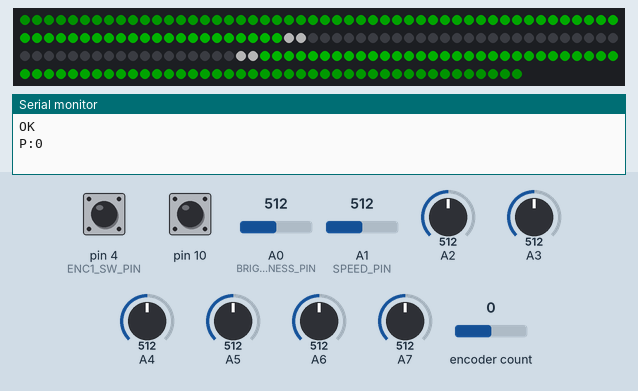
The sketch below on a simulated Arduino Uno, built with avr-gcc and run on an emulated ATmega328P. On the bench: 192 RGB LEDs in strip order, left to right, continuing on the next row, the last lines printed to the serial monitor. The test bench sets the inputs (shaded band); at power-on: encoder count 0, pin 4 (ENC1_SW_PIN) HIGH, A0 (BRIGHTNESS_PIN) = 512, A1 (SPEED_PIN) = 512, pin 10 HIGH, A2 = 512, A3 = 512, A4 = 512, A5 = 512, A6 = 512, A7 = 512. Dim RGB values are drawn brighter than linear; colours are those a GRB WS2812 strip shows for the declared byte order; random numbers use the default seed unless the sketch sets one; EEPROM starts erased.

Above: at 1.2 s.
1.3 s: encoder count set to -1
At 2.7 s:
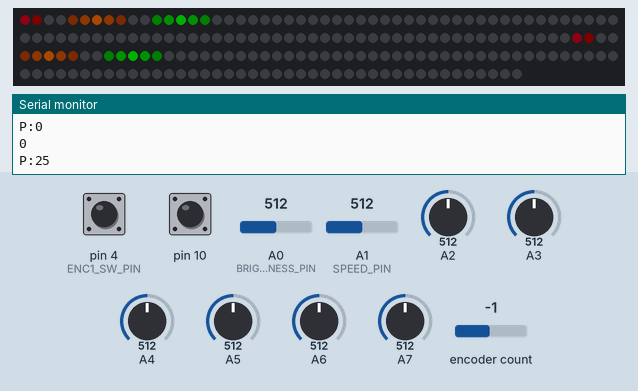
3.0 s: pin 4 (ENC1_SW_PIN) pulled LOW for 3.2 s
At 7.8 s:
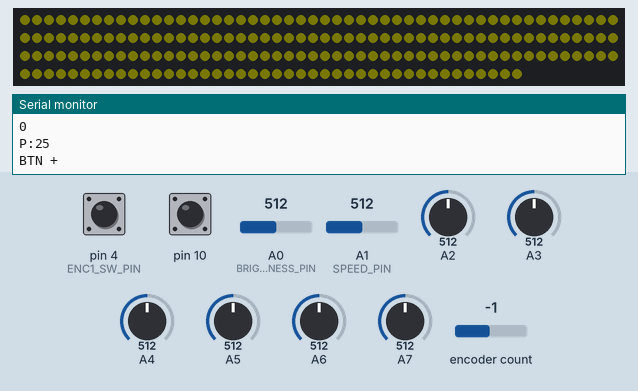
12.2 s: A0 (BRIGHTNESS_PIN) set to 30
At 12.46 s:
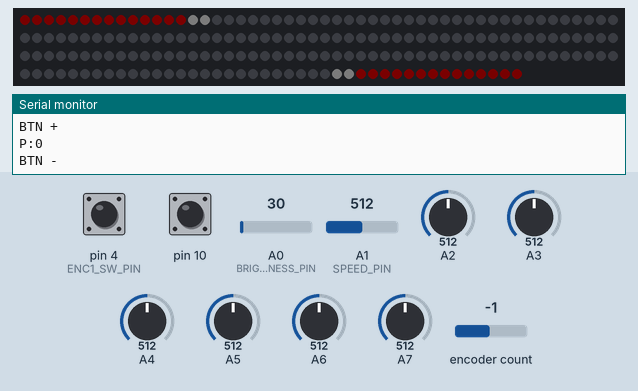
15.8 s: A1 (SPEED_PIN) set to 30
At 16.01 s:
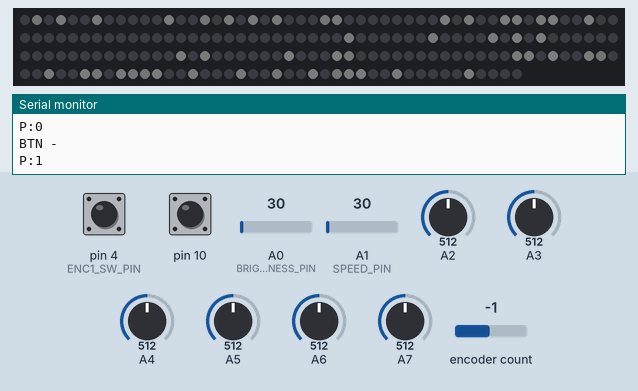
26.0 s: A0 (BRIGHTNESS_PIN) set to 306
At 26.42 s:
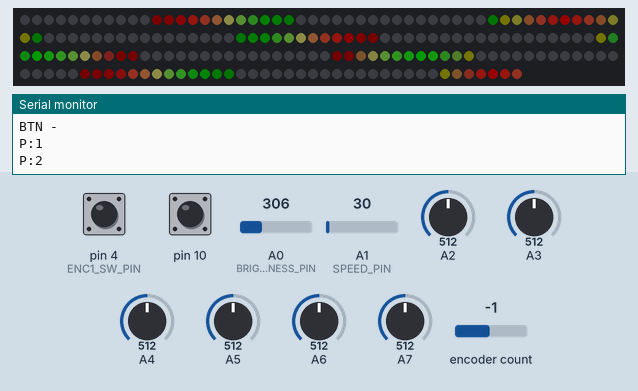

The sketch:

sketch.ino
```cpp
#include <MemoryFree.h>
#include "FastSPI_LED2.h"
#include <EEPROM.h>
#include <Encoder.h>
#include "BlinkyCommon.h"
#include "BlinkyFaderPattern.h"
#include "BlinkyMiscPatterns.h"
#include "BlinkyAudioPatterns.h"


////////////////////////////////////////////////////////////////////////////////
// Config
////////////////////////////////////////////////////////////////////////////////

const LedRange rings[] = {
    // left
    {0, 17},
    {20, 35},
    {38, 51},
    {55, 67},
    {70, 82},
    {85, 95},

    // right
    {96, 113},
    {116, 131},
    {134, 148},
    {152, 164},
    {167, 178},
    {181, 191},
};
#define n_rings arr_len(rings)

const LedRange lines[] = {
    // left
    {18, 18}, // 1
    {19, 20}, // 2
    {36, 38}, // 3
    {52, 55}, // 3
    {68, 69}, // 2
    {83, 84}, // 3

    // right
    {96, 96},   // 1
    {114, 116}, // 3
    {131, 134}, // 4
    {149, 151}, // 3
    {165, 167}, // 3
    {179, 181}, // 3
};
#define n_lines arr_len(lines)

#define DATA_PIN 9
#define ENC1_PIN1 2
#define ENC1_PIN2 3
#define ENC1_SW_PIN 4
#define BRIGHTNESS_PIN A0
#define SPEED_PIN A1

#define MAX_LEDS 192


CRGB leds[MAX_LEDS];
CRGB ledsX[MAX_LEDS];
CRGB * leds2;

int PANTS_VERSION = 2;
int N_LEDS;


//
unsigned char g_brightness = 16;
unsigned char g_speed = 10;
unsigned char g_pattern = 0;
unsigned long g_pattern_duration = 0;
unsigned long g_pattern_last_switch_at = 0;
unsigned char g_num_patterns = 0;
unsigned int g_step = 0;


//
unsigned int seed = 0;


////////////////////////////////////////////////////////////////////////////////
// Pattern Instances
////////////////////////////////////////////////////////////////////////////////
BlinkyFaderPattern1 FaderPattern1;
HSVPattern RingsHSV_pattern(rings, n_rings, 230, 90);
HSVPattern LinesHSV_pattern(lines, n_lines, 110, 100);
RingsPatterns Rings_pattern(rings, n_rings);

MICBarPattern micBar1(rings, n_rings);
MICVUPattern micBar2(rings, n_rings);

inline void RingsHSV_Loop() { RingsHSV_pattern.loop(); LinesHSV_pattern.loop(); speed_delay(0, 100); }
inline void ShootRings_Loop() { Rings_pattern.loop_shoot(); Rings_pattern.delay(); }
inline void SpinningRings_Loop1() { Rings_pattern.loop_spinning(false); Rings_pattern.delay(); }
inline void SpinningRings_Loop2() { Rings_pattern.loop_spinning(true); Rings_pattern.delay(); }
inline void FaderPattern1_loop1() { FaderPattern1.loop1(); }
inline void FaderPattern1_loop2_0() { FaderPattern1.loop2(false, false, false); }
inline void FaderPattern1_loop2_1() { FaderPattern1.loop2(true, false, false); }
inline void FaderPattern1_loop2_2() { FaderPattern1.loop2(false, true, false); }
inline void FaderPattern1_loop2_3() { FaderPattern1.loop2(true, true, false); }
inline void FaderPattern1_loop2_4() { FaderPattern1.loop2(false, false, true); }
inline void FaderPattern1_loop2_5() { FaderPattern1.loop2(true, false, true); }
inline void FaderPattern1_loop2_6() { FaderPattern1.loop2(false, true, true); }
inline void FaderPattern1_loop2_7() { FaderPattern1.loop2(true, true, true); }
inline void FaderPattern1_loop3() { FaderPattern1.loop3(); }
inline void SymSimpleHSV_pat();
inline void EMS_pat();
inline void Flicker_pat();
inline void RandomMartch_pat();
inline void Flame_pat();
inline void Matrix_pat();
inline void micBar1_loop() { micBar1.loop(); }
inline void micBar2_loop() { micBar2.loop(); }

const PatternInstance Pants_PatternInstances[] = {
    // V1 + V2 (12 patterns)
    {collision, 6000},
    {brightTwinkle, 9000},
    {gradient, 7000},
    {colorExplosion, 5000},
    {traditionalColors, 5000},
    {warmWhiteShimmer, 7000},
    {Matrix_pat, 15000},
    {Flame_pat, 7000},
    {RandomMartch_pat, 19000},
    {Flicker_pat, 10000},
    {EMS_pat, 20000},
    {SymSimpleHSV_pat, 10000},

    // Only V2 (14)
    {SpinningRings_Loop2, 17000},
    {SpinningRings_Loop1, 15000},
    {ShootRings_Loop, 10000},
    {RingsHSV_Loop, 10000},
    {FaderPattern1_loop1, 5000},
    {FaderPattern1_loop2_0, 5375},
    {FaderPattern1_loop2_1, 5375},
    {FaderPattern1_loop2_2, 5375},
    {FaderPattern1_loop2_3, 5375},
    {FaderPattern1_loop2_4, 5375},
    {FaderPattern1_loop2_5, 5375},
    {FaderPattern1_loop2_6, 5375},
    {FaderPattern1_loop2_7, 5375},
    {FaderPattern1_loop3, 16000},
};

#define PANTS_V1_N_PATTERNS 12
#define PANTS_V2_N_PATTERNS 14

const PatternInstance Mic_PatternInstances[] = {
//    {micBar1_loop, 0xffffffff},
//    {micBar2_loop, 0xffffffff},
};

// "Manager"
const PatternInstance * g_patterns;

void switch_patterns(const PatternInstance * patterns, int n_patterns) {
    g_patterns = patterns;
    g_num_patterns = n_patterns;
    goto_pattern(0);
}

void goto_pattern(unsigned char p) {
    g_pattern = p;
    g_step = 0;

    for (int i = 0; i < 8; i++)
    {
        seed += analogRead(i);
    }
    randomSeed(seed);

    memset(leds, 0, sizeof(leds));
    memset(ledsX, 0, sizeof(ledsX));
    FastLED.show();

    Serial.print("P:");
    Serial.println(g_pattern);

    g_pattern_last_switch_at = millis();
    g_pattern_duration = g_patterns[g_pattern].duration;
}

void advance_pattern(bool dir) {
    if (dir) {
        g_pattern = ((unsigned char)(g_pattern + 1)) % g_num_patterns;
    } else {
        g_pattern = ((unsigned char)(g_pattern + (g_num_patterns - 1))) % g_num_patterns;
    }

    goto_pattern(g_pattern);
}

////////////////////////////////////////////////////////////////////////////////
// enc1
////////////////////////////////////////////////////////////////////////////////

Encoder enc1(ENC1_PIN1,ENC1_PIN2);
bool enc1_btn = false;
unsigned long enc1_btn_pressed_at = 0;


void enc1_moved_without_btn(bool dir)
{
    advance_pattern(dir);
}

void enc1_moved_with_btn(bool dir)
{
}


////////////////////////////////////////////////////////////////////////////////
// setup
////////////////////////////////////////////////////////////////////////////////

void set_default_patterns() {
    switch_patterns(Pants_PatternInstances, PANTS_VERSION == 1 ? PANTS_V1_N_PATTERNS : (PANTS_V1_N_PATTERNS + PANTS_V2_N_PATTERNS));
}


// initialization stuff
void setup()
{
    StaticAssert<(PANTS_V1_N_PATTERNS + PANTS_V2_N_PATTERNS) == arr_len(Pants_PatternInstances)>::assert();

    Serial.begin(9600);
    Serial.println("OK");

    for (int i = 0; i < 8; i++)
    {
        seed += analogRead(i);
    }
    seed += EEPROM.read(0);  // get part of the seed from EEPROM
    randomSeed(seed);
    EEPROM.write(0, random(256));


    // GET VERSION
    // D10 - PULL UP = v2
    //       DOWN TO GND = v1
    pinMode(10, INPUT_PULLUP);
    delay(30);
    PANTS_VERSION = digitalRead(10) == 1 ? 2 : 1;

    pinMode(ENC1_SW_PIN, INPUT_PULLUP);

    if (PANTS_VERSION == 1)
    {
        N_LEDS = 106;
        FastLED.addLeds<WS2812B, DATA_PIN, GRB>(leds, N_LEDS);
    }
    else if (PANTS_VERSION == 2)
    {
        N_LEDS = 192;
        FastLED.addLeds<WS2812B, DATA_PIN, RGB>(leds, N_LEDS);
    }
    leds2 = &(leds[N_LEDS/2]);

    FastLED.setBrightness(128);
    pinMode(DATA_PIN, OUTPUT);

    for (int i = 0; i < N_LEDS; ++i) {
        leds[i] = CRGB::Red;
    }
    FastLED.show();

    set_default_patterns();
}

////////////////////////////////////////////////////////////////////////////////
// Loop
////////////////////////////////////////////////////////////////////////////////

inline void loop_brightness()
{
    unsigned char brightness;

    // TODO
    /*
#if PANTS_VERSION == 1
    brightness = (unsigned char) (analogRead(BRIGHTNESS_PIN) >> 2);
//    brightness = 32; // TODO
    if (abs(brightness - g_brightness) > 5) {
        if (brightness < 7) {
            FastLED.setBrightness(0);
        } else if (brightness > 249) {
            FastLED.setBrightness(255);
        } else {
            FastLED.setBrightness(brightness);
        }
        Serial.print("Brightness: ");
        Serial.println(brightness);
        g_brightness = brightness;
    }
#elif PANTS_VERSION == 2*/
    brightness = (unsigned char) (analogRead(BRIGHTNESS_PIN) >> (PANTS_VERSION == 2 ? 3 : 2));
    if (brightness != g_brightness) {
        FastLED.setBrightness(brightness);
        g_brightness = brightness;
    }
    /*
#else
    brightness = 32;
    if (brightness != g_brightness) {
        FastLED.setBrightness(brightness);
        g_brightness = brightness;
    }
#endif*/
}

inline void loop_rotenc1()
{
    static long enc_pos = 0;
    static unsigned long last_change = 0;
    static bool waiting_for_long_press = false;
    long new_pos;
    unsigned long now = millis();

    int sw = digitalRead(ENC1_SW_PIN);
    while (sw != digitalRead(ENC1_SW_PIN)) {
        sw = digitalRead(ENC1_SW_PIN);
        delay(1);
        Serial.println("%");
    }
    if ((sw == 1) & enc1_btn) {
        // button released
        enc1_btn = false;
        waiting_for_long_press = false;
        Serial.println("BTN -");
        delay(350);
        enc_pos = enc1.read();


        return;
    } else if ((sw == 0) && !enc1_btn) {
        // button pressed
        enc1_btn = true;
        waiting_for_long_press = true;
        enc1_btn_pressed_at = now;
        Serial.println("BTN +");
    }

    new_pos = enc1.read();
    if (enc_pos == new_pos) {
        if (waiting_for_long_press && enc1_btn && ( (now - enc1_btn_pressed_at) > 3000)) {
            /* long press, toggle mic mode on / off */
            if (g_patterns == Mic_PatternInstances) {
                efx_blink(60, 2);
                set_default_patterns();
            } else {
                efx_blink(90, 2);
                switch_patterns(Mic_PatternInstances, arr_len(Mic_PatternInstances));
            }
        }
        return;
    }
    waiting_for_long_press = false; // rotenc moved so no longpress

    Serial.println(enc_pos);
    if ((now - last_change) > 300) {
        last_change = now;

        if (enc1_btn) {
            enc1_moved_with_btn(new_pos > enc_pos);
        } else {
            enc1_moved_without_btn(new_pos > enc_pos);
        }
    }
    enc_pos = new_pos;
}


inline void loop_serial() {
    unsigned char ch;
    while (Serial.available()) {
        ch = Serial.read();
        switch (ch) {
            case 'a':
                // TODO pattern_auto_inc = !pattern_auto_inc;

                /* fallthrough */
            case '?':
                Serial.print("Version: ");
                Serial.println(PANTS_VERSION);

                Serial.print("Pattern: ");
/* TODO                if (pattern_auto_inc) {
                   Serial.print("autoinc ");
                } */
                Serial.println(g_pattern);

                Serial.print("Speed: ");
                Serial.println(g_speed);

                Serial.print("Brightness: ");
                Serial.println(g_brightness);

                Serial.print("Free mem: ");
                Serial.println(freeMemory());
                break;

            case '+':
                advance_pattern(true);
                break;

            case '-':
                advance_pattern(false);
                break;
        }
    }
}


inline void loop_speed() {
    g_speed = (analogRead(SPEED_PIN) >> 3);
}

inline void loop_pattern() {
    g_patterns[g_pattern].loop();

    ++g_step;
    FastLED.show();

    if (millis() > (g_pattern_last_switch_at + g_pattern_duration)) {
       advance_pattern(true);
    }
}

void loop() {
    loop_brightness();
    loop_rotenc1();
    loop_serial();
    loop_speed();
    loop_pattern();
}

void efx_blink(int h, int repeats) {
    for (int cnt = 0; cnt < repeats; ++cnt) {
        for (int v = 50; v < 255; v += 3) {
            for (int i = 0; i < N_LEDS; ++i) {
                leds[i] = CHSV(h, 255, v);
            }
            FastLED.show();
        }
        for (int v = 255; v > 50; v -= 3) {
            for (int i = 0; i < N_LEDS; ++i) {
                leds[i] = CHSV(h, 255, v);
            }
            FastLED.show();
        }
    }
}
```

Measured:
- what the display in image 2 shows lasts 1.6 s, from 7.6 s to 9.2 s
